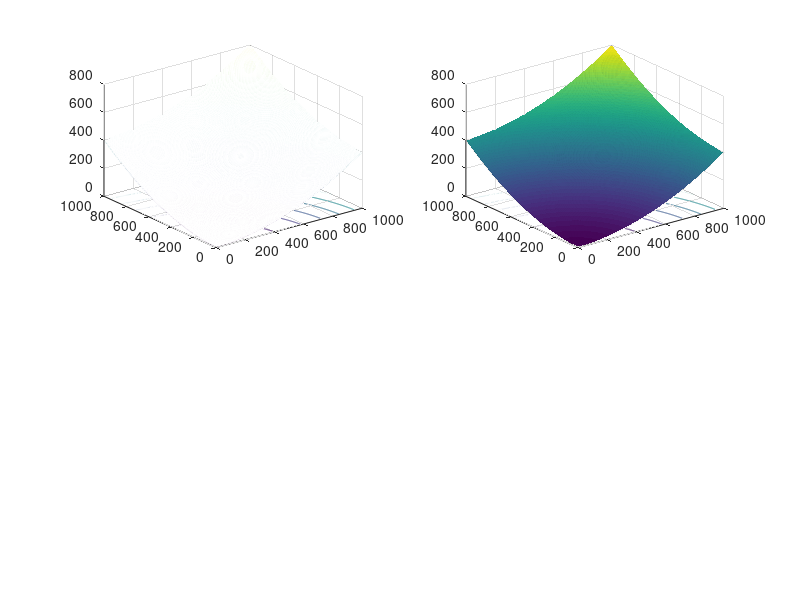

Here is the MATLAB script that generated this plot:
x = linspace(1,20,1000);
y = linspace(1,20,1000);
[X,Y] = meshgrid(x,y);
f=X.^2+Y.^2;


%subplot(221), mesh(f)
subplot(221), meshc(f)
%subplot(223), surf(f)
subplot(222), surfc(f)